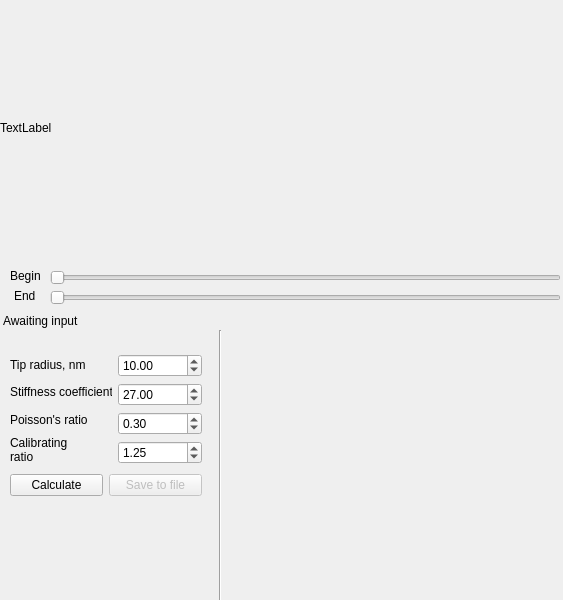
<?xml version="1.0" encoding="UTF-8"?>
<ui version="4.0">
 <class>odt</class>
 <widget class="QMainWindow" name="odt">
  <property name="geometry">
   <rect>
    <x>0</x>
    <y>0</y>
    <width>563</width>
    <height>600</height>
   </rect>
  </property>
  <property name="sizePolicy">
   <sizepolicy hsizetype="Fixed" vsizetype="Fixed">
    <horstretch>0</horstretch>
    <verstretch>0</verstretch>
   </sizepolicy>
  </property>
  <property name="minimumSize">
   <size>
    <width>0</width>
    <height>0</height>
   </size>
  </property>
  <property name="maximumSize">
   <size>
    <width>16777215</width>
    <height>16777215</height>
   </size>
  </property>
  <property name="windowTitle">
   <string/>
  </property>
  <widget class="QWidget" name="centralwidget">
   <widget class="QLabel" name="label">
    <property name="geometry">
     <rect>
      <x>0</x>
      <y>0</y>
      <width>563</width>
      <height>256</height>
     </rect>
    </property>
    <property name="sizePolicy">
     <sizepolicy hsizetype="Fixed" vsizetype="Fixed">
      <horstretch>0</horstretch>
      <verstretch>0</verstretch>
     </sizepolicy>
    </property>
    <property name="minimumSize">
     <size>
      <width>0</width>
      <height>0</height>
     </size>
    </property>
    <property name="maximumSize">
     <size>
      <width>16777215</width>
      <height>16777215</height>
     </size>
    </property>
    <property name="text">
     <string>TextLabel</string>
    </property>
   </widget>
   <widget class="QSlider" name="startPSlider">
    <property name="geometry">
     <rect>
      <x>50</x>
      <y>270</y>
      <width>511</width>
      <height>16</height>
     </rect>
    </property>
    <property name="orientation">
     <enum>Qt::Horizontal</enum>
    </property>
   </widget>
   <widget class="QSlider" name="stopPSlider">
    <property name="geometry">
     <rect>
      <x>50</x>
      <y>290</y>
      <width>511</width>
      <height>16</height>
     </rect>
    </property>
    <property name="orientation">
     <enum>Qt::Horizontal</enum>
    </property>
   </widget>
   <widget class="QLabel" name="label_2">
    <property name="geometry">
     <rect>
      <x>10</x>
      <y>268</y>
      <width>31</width>
      <height>16</height>
     </rect>
    </property>
    <property name="text">
     <string>Begin</string>
    </property>
   </widget>
   <widget class="QLabel" name="label_3">
    <property name="geometry">
     <rect>
      <x>14</x>
      <y>288</y>
      <width>21</width>
      <height>16</height>
     </rect>
    </property>
    <property name="text">
     <string>End</string>
    </property>
   </widget>
   <widget class="QLabel" name="infoLabel">
    <property name="geometry">
     <rect>
      <x>3</x>
      <y>313</y>
      <width>561</width>
      <height>16</height>
     </rect>
    </property>
    <property name="text">
     <string>Awaiting input</string>
    </property>
   </widget>
   <widget class="Line" name="line">
    <property name="geometry">
     <rect>
      <x>210</x>
      <y>330</y>
      <width>20</width>
      <height>271</height>
     </rect>
    </property>
    <property name="orientation">
     <enum>Qt::Vertical</enum>
    </property>
   </widget>
   <widget class="QWidget" name="layoutWidget">
    <property name="geometry">
     <rect>
      <x>10</x>
      <y>350</y>
      <width>192</width>
      <height>151</height>
     </rect>
    </property>
    <layout class="QVBoxLayout" name="verticalLayout_3">
     <item>
      <layout class="QHBoxLayout" name="horizontalLayout_2">
       <item>
        <layout class="QVBoxLayout" name="verticalLayout_2">
         <item>
          <widget class="QLabel" name="label_4">
           <property name="text">
            <string>Tip radius, nm</string>
           </property>
          </widget>
         </item>
         <item>
          <widget class="QLabel" name="label_5">
           <property name="text">
            <string>Stiffness coefficient</string>
           </property>
          </widget>
         </item>
         <item>
          <widget class="QLabel" name="label_6">
           <property name="text">
            <string>Poisson's ratio</string>
           </property>
          </widget>
         </item>
         <item>
          <widget class="QLabel" name="label_7">
           <property name="text">
            <string>Calibrating
ratio</string>
           </property>
          </widget>
         </item>
        </layout>
       </item>
       <item>
        <layout class="QVBoxLayout" name="verticalLayout">
         <item>
          <widget class="QDoubleSpinBox" name="tipSpnBox">
           <property name="locale">
            <locale language="English" country="UnitedStates"/>
           </property>
           <property name="maximum">
            <double>999999.989999999990687</double>
           </property>
           <property name="value">
            <double>10.000000000000000</double>
           </property>
          </widget>
         </item>
         <item>
          <widget class="QDoubleSpinBox" name="hardSpinBox">
           <property name="locale">
            <locale language="English" country="UnitedStates"/>
           </property>
           <property name="maximum">
            <double>999999.989999999990687</double>
           </property>
           <property name="value">
            <double>27.000000000000000</double>
           </property>
          </widget>
         </item>
         <item>
          <widget class="QDoubleSpinBox" name="poissonSpinBox">
           <property name="locale">
            <locale language="English" country="UnitedStates"/>
           </property>
           <property name="maximum">
            <double>999999.989999999990687</double>
           </property>
           <property name="value">
            <double>0.300000000000000</double>
           </property>
          </widget>
         </item>
         <item>
          <widget class="QDoubleSpinBox" name="calRatSpinBox">
           <property name="locale">
            <locale language="English" country="UnitedStates"/>
           </property>
           <property name="maximum">
            <double>999999.989999999990687</double>
           </property>
           <property name="value">
            <double>1.250000000000000</double>
           </property>
          </widget>
         </item>
        </layout>
       </item>
      </layout>
     </item>
     <item>
      <layout class="QHBoxLayout" name="horizontalLayout">
       <item>
        <widget class="QPushButton" name="calcMod">
         <property name="text">
          <string>Calculate</string>
         </property>
        </widget>
       </item>
       <item>
        <widget class="QPushButton" name="saveB">
         <property name="enabled">
          <bool>false</bool>
         </property>
         <property name="text">
          <string>Save to file</string>
         </property>
        </widget>
       </item>
      </layout>
     </item>
    </layout>
   </widget>
   <widget class="QCustomPlot" name="plotE" native="true">
    <property name="geometry">
     <rect>
      <x>230</x>
      <y>330</y>
      <width>306</width>
      <height>260</height>
     </rect>
    </property>
   </widget>
  </widget>
 </widget>
 <customwidgets>
  <customwidget>
   <class>QCustomPlot</class>
   <extends>QWidget</extends>
   <header>qcustomplot.h</header>
   <container>1</container>
  </customwidget>
 </customwidgets>
 <resources/>
 <connections/>
</ui>
